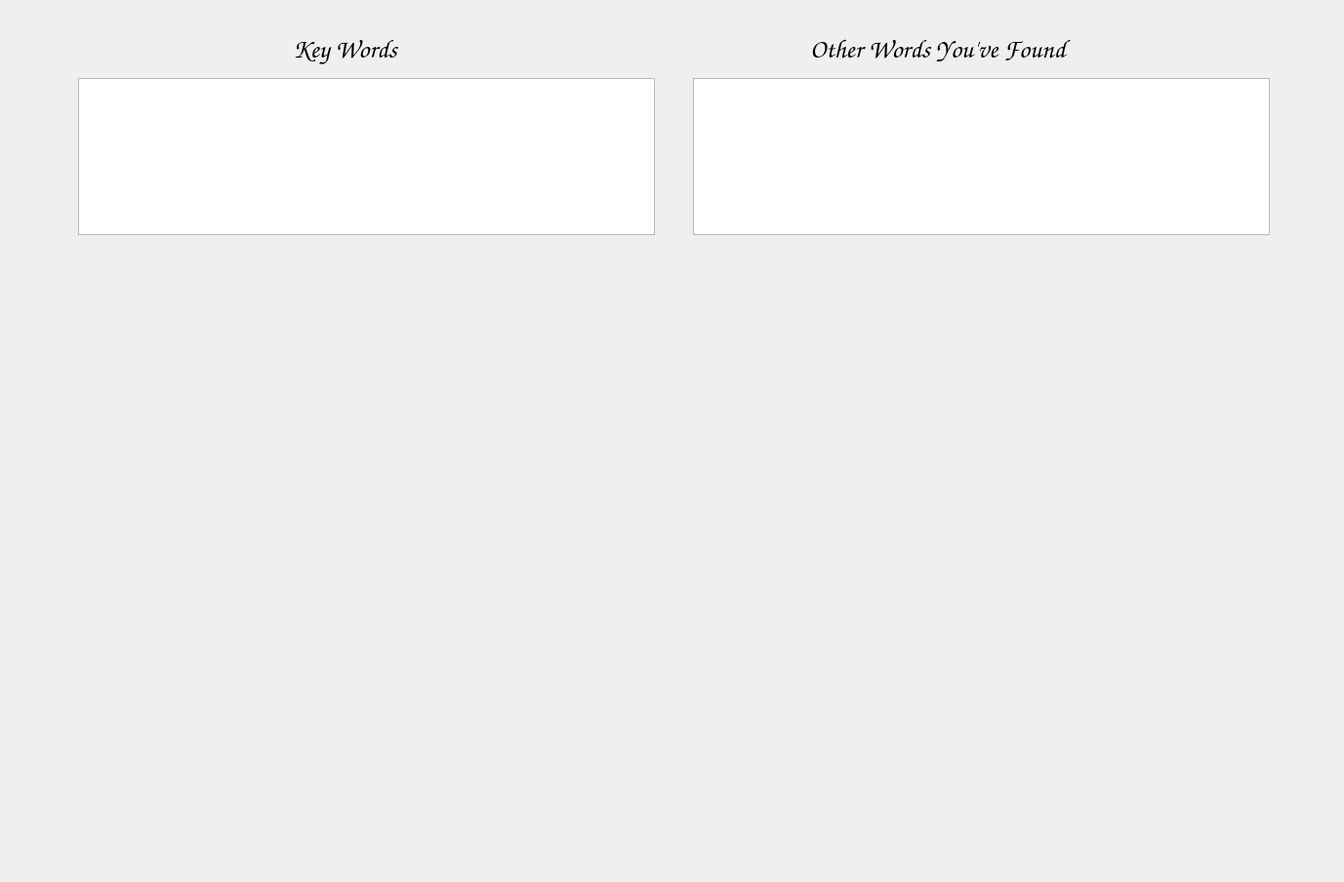
<?xml version="1.0" encoding="UTF-8"?>
<ui version="4.0">
 <class>Dialog</class>
 <widget class="QDialog" name="Dialog">
  <property name="geometry">
   <rect>
    <x>0</x>
    <y>0</y>
    <width>1377</width>
    <height>904</height>
   </rect>
  </property>
  <property name="windowTitle">
   <string>Dialog</string>
  </property>
  <widget class="QLabel" name="cho_1">
   <property name="geometry">
    <rect>
     <x>80</x>
     <y>280</y>
     <width>80</width>
     <height>80</height>
    </rect>
   </property>
   <property name="text">
    <string/>
   </property>
  </widget>
  <widget class="QLabel" name="jungr_1">
   <property name="geometry">
    <rect>
     <x>170</x>
     <y>280</y>
     <width>80</width>
     <height>80</height>
    </rect>
   </property>
   <property name="text">
    <string/>
   </property>
  </widget>
  <widget class="QLabel" name="jongtr_1">
   <property name="geometry">
    <rect>
     <x>170</x>
     <y>370</y>
     <width>80</width>
     <height>80</height>
    </rect>
   </property>
   <property name="text">
    <string/>
   </property>
  </widget>
  <widget class="QLabel" name="cho_2">
   <property name="geometry">
    <rect>
     <x>290</x>
     <y>280</y>
     <width>80</width>
     <height>80</height>
    </rect>
   </property>
   <property name="text">
    <string/>
   </property>
  </widget>
  <widget class="QLabel" name="jungr_2">
   <property name="geometry">
    <rect>
     <x>380</x>
     <y>280</y>
     <width>80</width>
     <height>80</height>
    </rect>
   </property>
   <property name="text">
    <string/>
   </property>
  </widget>
  <widget class="QLabel" name="jongtr_2">
   <property name="geometry">
    <rect>
     <x>380</x>
     <y>370</y>
     <width>80</width>
     <height>80</height>
    </rect>
   </property>
   <property name="text">
    <string/>
   </property>
  </widget>
  <widget class="QLabel" name="cho_3">
   <property name="geometry">
    <rect>
     <x>500</x>
     <y>280</y>
     <width>80</width>
     <height>80</height>
    </rect>
   </property>
   <property name="text">
    <string/>
   </property>
  </widget>
  <widget class="QLabel" name="jungr_3">
   <property name="geometry">
    <rect>
     <x>590</x>
     <y>280</y>
     <width>80</width>
     <height>80</height>
    </rect>
   </property>
   <property name="text">
    <string/>
   </property>
  </widget>
  <widget class="QLabel" name="jongtr_3">
   <property name="geometry">
    <rect>
     <x>590</x>
     <y>370</y>
     <width>80</width>
     <height>80</height>
    </rect>
   </property>
   <property name="text">
    <string/>
   </property>
  </widget>
  <widget class="QLabel" name="cho_4">
   <property name="geometry">
    <rect>
     <x>710</x>
     <y>280</y>
     <width>80</width>
     <height>80</height>
    </rect>
   </property>
   <property name="text">
    <string/>
   </property>
  </widget>
  <widget class="QLabel" name="jungr_4">
   <property name="geometry">
    <rect>
     <x>800</x>
     <y>280</y>
     <width>80</width>
     <height>80</height>
    </rect>
   </property>
   <property name="text">
    <string/>
   </property>
  </widget>
  <widget class="QLabel" name="jongtr_4">
   <property name="geometry">
    <rect>
     <x>800</x>
     <y>370</y>
     <width>80</width>
     <height>80</height>
    </rect>
   </property>
   <property name="text">
    <string/>
   </property>
  </widget>
  <widget class="QLabel" name="cho_5">
   <property name="geometry">
    <rect>
     <x>920</x>
     <y>280</y>
     <width>80</width>
     <height>80</height>
    </rect>
   </property>
   <property name="text">
    <string/>
   </property>
  </widget>
  <widget class="QLabel" name="jungr_5">
   <property name="geometry">
    <rect>
     <x>1010</x>
     <y>280</y>
     <width>80</width>
     <height>80</height>
    </rect>
   </property>
   <property name="text">
    <string/>
   </property>
  </widget>
  <widget class="QLabel" name="jongtr_5">
   <property name="geometry">
    <rect>
     <x>1010</x>
     <y>370</y>
     <width>80</width>
     <height>80</height>
    </rect>
   </property>
   <property name="text">
    <string/>
   </property>
  </widget>
  <widget class="QLabel" name="cho_6">
   <property name="geometry">
    <rect>
     <x>1130</x>
     <y>280</y>
     <width>80</width>
     <height>80</height>
    </rect>
   </property>
   <property name="text">
    <string/>
   </property>
  </widget>
  <widget class="QLabel" name="jungr_6">
   <property name="geometry">
    <rect>
     <x>1220</x>
     <y>280</y>
     <width>80</width>
     <height>80</height>
    </rect>
   </property>
   <property name="text">
    <string/>
   </property>
  </widget>
  <widget class="QLabel" name="jongtr_6">
   <property name="geometry">
    <rect>
     <x>1220</x>
     <y>370</y>
     <width>80</width>
     <height>80</height>
    </rect>
   </property>
   <property name="text">
    <string/>
   </property>
  </widget>
  <widget class="QLabel" name="jungb_1">
   <property name="geometry">
    <rect>
     <x>80</x>
     <y>370</y>
     <width>80</width>
     <height>80</height>
    </rect>
   </property>
   <property name="text">
    <string/>
   </property>
  </widget>
  <widget class="QLabel" name="jungb_2">
   <property name="geometry">
    <rect>
     <x>290</x>
     <y>370</y>
     <width>80</width>
     <height>80</height>
    </rect>
   </property>
   <property name="text">
    <string/>
   </property>
  </widget>
  <widget class="QLabel" name="jungb_3">
   <property name="geometry">
    <rect>
     <x>500</x>
     <y>370</y>
     <width>80</width>
     <height>80</height>
    </rect>
   </property>
   <property name="text">
    <string/>
   </property>
  </widget>
  <widget class="QLabel" name="jungb_4">
   <property name="geometry">
    <rect>
     <x>710</x>
     <y>370</y>
     <width>80</width>
     <height>80</height>
    </rect>
   </property>
   <property name="text">
    <string/>
   </property>
  </widget>
  <widget class="QLabel" name="jungb_5">
   <property name="geometry">
    <rect>
     <x>920</x>
     <y>370</y>
     <width>80</width>
     <height>80</height>
    </rect>
   </property>
   <property name="text">
    <string/>
   </property>
  </widget>
  <widget class="QLabel" name="jungb_6">
   <property name="geometry">
    <rect>
     <x>1130</x>
     <y>370</y>
     <width>80</width>
     <height>80</height>
    </rect>
   </property>
   <property name="text">
    <string/>
   </property>
  </widget>
  <widget class="QLabel" name="jongbl_1">
   <property name="geometry">
    <rect>
     <x>80</x>
     <y>460</y>
     <width>80</width>
     <height>80</height>
    </rect>
   </property>
   <property name="text">
    <string/>
   </property>
  </widget>
  <widget class="QLabel" name="jongbl_2">
   <property name="geometry">
    <rect>
     <x>290</x>
     <y>460</y>
     <width>80</width>
     <height>80</height>
    </rect>
   </property>
   <property name="text">
    <string/>
   </property>
  </widget>
  <widget class="QLabel" name="jongbl_3">
   <property name="geometry">
    <rect>
     <x>500</x>
     <y>460</y>
     <width>80</width>
     <height>80</height>
    </rect>
   </property>
   <property name="text">
    <string/>
   </property>
  </widget>
  <widget class="QLabel" name="jongbl_4">
   <property name="geometry">
    <rect>
     <x>710</x>
     <y>460</y>
     <width>80</width>
     <height>80</height>
    </rect>
   </property>
   <property name="text">
    <string/>
   </property>
  </widget>
  <widget class="QLabel" name="jongbl_5">
   <property name="geometry">
    <rect>
     <x>920</x>
     <y>460</y>
     <width>80</width>
     <height>80</height>
    </rect>
   </property>
   <property name="text">
    <string/>
   </property>
  </widget>
  <widget class="QLabel" name="jongbl_6">
   <property name="geometry">
    <rect>
     <x>1130</x>
     <y>460</y>
     <width>80</width>
     <height>80</height>
    </rect>
   </property>
   <property name="text">
    <string/>
   </property>
  </widget>
  <widget class="QLabel" name="jongbr_1">
   <property name="geometry">
    <rect>
     <x>170</x>
     <y>460</y>
     <width>80</width>
     <height>80</height>
    </rect>
   </property>
   <property name="text">
    <string/>
   </property>
  </widget>
  <widget class="QLabel" name="jongbr_2">
   <property name="geometry">
    <rect>
     <x>380</x>
     <y>460</y>
     <width>80</width>
     <height>80</height>
    </rect>
   </property>
   <property name="text">
    <string/>
   </property>
  </widget>
  <widget class="QLabel" name="jongbr_3">
   <property name="geometry">
    <rect>
     <x>590</x>
     <y>460</y>
     <width>80</width>
     <height>80</height>
    </rect>
   </property>
   <property name="text">
    <string/>
   </property>
  </widget>
  <widget class="QLabel" name="jongbr_4">
   <property name="geometry">
    <rect>
     <x>800</x>
     <y>460</y>
     <width>80</width>
     <height>80</height>
    </rect>
   </property>
   <property name="text">
    <string/>
   </property>
  </widget>
  <widget class="QLabel" name="jongbr_5">
   <property name="geometry">
    <rect>
     <x>1010</x>
     <y>460</y>
     <width>80</width>
     <height>80</height>
    </rect>
   </property>
   <property name="text">
    <string/>
   </property>
  </widget>
  <widget class="QLabel" name="jongbr_6">
   <property name="geometry">
    <rect>
     <x>1220</x>
     <y>460</y>
     <width>80</width>
     <height>80</height>
    </rect>
   </property>
   <property name="text">
    <string/>
   </property>
  </widget>
  <widget class="QLabel" name="jauem_1">
   <property name="geometry">
    <rect>
     <x>110</x>
     <y>600</y>
     <width>80</width>
     <height>80</height>
    </rect>
   </property>
   <property name="text">
    <string/>
   </property>
  </widget>
  <widget class="QLabel" name="jauem_2">
   <property name="geometry">
    <rect>
     <x>230</x>
     <y>600</y>
     <width>80</width>
     <height>80</height>
    </rect>
   </property>
   <property name="text">
    <string/>
   </property>
  </widget>
  <widget class="QLabel" name="jauem_3">
   <property name="geometry">
    <rect>
     <x>350</x>
     <y>600</y>
     <width>80</width>
     <height>80</height>
    </rect>
   </property>
   <property name="text">
    <string/>
   </property>
  </widget>
  <widget class="QLabel" name="jauem_4">
   <property name="geometry">
    <rect>
     <x>470</x>
     <y>600</y>
     <width>80</width>
     <height>80</height>
    </rect>
   </property>
   <property name="text">
    <string/>
   </property>
  </widget>
  <widget class="QLabel" name="jauem_5">
   <property name="geometry">
    <rect>
     <x>590</x>
     <y>600</y>
     <width>80</width>
     <height>80</height>
    </rect>
   </property>
   <property name="text">
    <string/>
   </property>
  </widget>
  <widget class="QLabel" name="jauem_6">
   <property name="geometry">
    <rect>
     <x>710</x>
     <y>600</y>
     <width>80</width>
     <height>80</height>
    </rect>
   </property>
   <property name="text">
    <string/>
   </property>
  </widget>
  <widget class="QLabel" name="jauem_7">
   <property name="geometry">
    <rect>
     <x>830</x>
     <y>600</y>
     <width>80</width>
     <height>80</height>
    </rect>
   </property>
   <property name="text">
    <string/>
   </property>
  </widget>
  <widget class="QLabel" name="jauem_8">
   <property name="geometry">
    <rect>
     <x>950</x>
     <y>600</y>
     <width>80</width>
     <height>80</height>
    </rect>
   </property>
   <property name="text">
    <string/>
   </property>
  </widget>
  <widget class="QLabel" name="jauem_9">
   <property name="geometry">
    <rect>
     <x>1070</x>
     <y>600</y>
     <width>80</width>
     <height>80</height>
    </rect>
   </property>
   <property name="text">
    <string/>
   </property>
  </widget>
  <widget class="QLabel" name="jauem_10">
   <property name="geometry">
    <rect>
     <x>1190</x>
     <y>600</y>
     <width>80</width>
     <height>80</height>
    </rect>
   </property>
   <property name="text">
    <string/>
   </property>
  </widget>
  <widget class="QLabel" name="mouem_1">
   <property name="geometry">
    <rect>
     <x>150</x>
     <y>740</y>
     <width>80</width>
     <height>80</height>
    </rect>
   </property>
   <property name="text">
    <string/>
   </property>
  </widget>
  <widget class="QLabel" name="mouem_2">
   <property name="geometry">
    <rect>
     <x>290</x>
     <y>740</y>
     <width>80</width>
     <height>80</height>
    </rect>
   </property>
   <property name="text">
    <string/>
   </property>
  </widget>
  <widget class="QLabel" name="mouem_3">
   <property name="geometry">
    <rect>
     <x>430</x>
     <y>740</y>
     <width>80</width>
     <height>80</height>
    </rect>
   </property>
   <property name="text">
    <string/>
   </property>
  </widget>
  <widget class="QLabel" name="mouem_4">
   <property name="geometry">
    <rect>
     <x>570</x>
     <y>740</y>
     <width>80</width>
     <height>80</height>
    </rect>
   </property>
   <property name="text">
    <string/>
   </property>
  </widget>
  <widget class="QLabel" name="mouem_5">
   <property name="geometry">
    <rect>
     <x>710</x>
     <y>740</y>
     <width>80</width>
     <height>80</height>
    </rect>
   </property>
   <property name="text">
    <string/>
   </property>
  </widget>
  <widget class="QLabel" name="mouem_6">
   <property name="geometry">
    <rect>
     <x>850</x>
     <y>740</y>
     <width>80</width>
     <height>80</height>
    </rect>
   </property>
   <property name="text">
    <string/>
   </property>
  </widget>
  <widget class="QLabel" name="mouem_7">
   <property name="geometry">
    <rect>
     <x>990</x>
     <y>740</y>
     <width>80</width>
     <height>80</height>
    </rect>
   </property>
   <property name="text">
    <string/>
   </property>
  </widget>
  <widget class="QLabel" name="mouem_8">
   <property name="geometry">
    <rect>
     <x>1130</x>
     <y>740</y>
     <width>80</width>
     <height>80</height>
    </rect>
   </property>
   <property name="text">
    <string/>
   </property>
  </widget>
  <widget class="QLabel" name="KEY_WORDS">
   <property name="geometry">
    <rect>
     <x>300</x>
     <y>20</y>
     <width>141</width>
     <height>61</height>
    </rect>
   </property>
   <property name="font">
    <font>
     <family>Comic Sans MS</family>
     <pointsize>20</pointsize>
    </font>
   </property>
   <property name="text">
    <string>Key Words</string>
   </property>
  </widget>
  <widget class="QLabel" name="OTHER_WORDS">
   <property name="geometry">
    <rect>
     <x>830</x>
     <y>20</y>
     <width>351</width>
     <height>61</height>
    </rect>
   </property>
   <property name="font">
    <font>
     <family>Comic Sans MS</family>
     <pointsize>20</pointsize>
    </font>
   </property>
   <property name="text">
    <string>Other Words You've Found</string>
   </property>
  </widget>
  <widget class="QTextBrowser" name="key_words">
   <property name="geometry">
    <rect>
     <x>80</x>
     <y>80</y>
     <width>591</width>
     <height>161</height>
    </rect>
   </property>
   <property name="font">
    <font>
     <family>나눔바른고딕</family>
     <pointsize>20</pointsize>
    </font>
   </property>
   <property name="html">
    <string>&lt;!DOCTYPE HTML PUBLIC &quot;-//W3C//DTD HTML 4.0//EN&quot; &quot;http://www.w3.org/TR/REC-html40/strict.dtd&quot;&gt;
&lt;html&gt;&lt;head&gt;&lt;meta name=&quot;qrichtext&quot; content=&quot;1&quot; /&gt;&lt;style type=&quot;text/css&quot;&gt;
p, li { white-space: pre-wrap; }
&lt;/style&gt;&lt;/head&gt;&lt;body style=&quot; font-family:'나눔바른고딕'; font-size:20pt; font-weight:400; font-style:normal;&quot;&gt;
&lt;p align=&quot;center&quot; style=&quot;-qt-paragraph-type:empty; margin-top:0px; margin-bottom:0px; margin-left:0px; margin-right:0px; -qt-block-indent:0; text-indent:0px;&quot;&gt;&lt;br /&gt;&lt;/p&gt;&lt;/body&gt;&lt;/html&gt;</string>
   </property>
  </widget>
  <widget class="QTextBrowser" name="other_words">
   <property name="geometry">
    <rect>
     <x>710</x>
     <y>80</y>
     <width>591</width>
     <height>161</height>
    </rect>
   </property>
   <property name="font">
    <font>
     <family>나눔바른고딕</family>
     <pointsize>20</pointsize>
    </font>
   </property>
   <property name="html">
    <string>&lt;!DOCTYPE HTML PUBLIC &quot;-//W3C//DTD HTML 4.0//EN&quot; &quot;http://www.w3.org/TR/REC-html40/strict.dtd&quot;&gt;
&lt;html&gt;&lt;head&gt;&lt;meta name=&quot;qrichtext&quot; content=&quot;1&quot; /&gt;&lt;style type=&quot;text/css&quot;&gt;
p, li { white-space: pre-wrap; }
&lt;/style&gt;&lt;/head&gt;&lt;body style=&quot; font-family:'나눔바른고딕'; font-size:20pt; font-weight:400; font-style:normal;&quot;&gt;
&lt;p align=&quot;center&quot; style=&quot;-qt-paragraph-type:empty; margin-top:0px; margin-bottom:0px; margin-left:0px; margin-right:0px; -qt-block-indent:0; text-indent:0px;&quot;&gt;&lt;br /&gt;&lt;/p&gt;&lt;/body&gt;&lt;/html&gt;</string>
   </property>
  </widget>
  <widget class="QLabel" name="ja_count_1">
   <property name="geometry">
    <rect>
     <x>190</x>
     <y>680</y>
     <width>21</width>
     <height>21</height>
    </rect>
   </property>
   <property name="font">
    <font>
     <family>Comic Sans MS</family>
    </font>
   </property>
   <property name="text">
    <string/>
   </property>
   <property name="alignment">
    <set>Qt::AlignCenter</set>
   </property>
  </widget>
  <widget class="QLabel" name="ja_count_2">
   <property name="geometry">
    <rect>
     <x>310</x>
     <y>680</y>
     <width>21</width>
     <height>21</height>
    </rect>
   </property>
   <property name="font">
    <font>
     <family>Comic Sans MS</family>
    </font>
   </property>
   <property name="text">
    <string/>
   </property>
   <property name="alignment">
    <set>Qt::AlignCenter</set>
   </property>
  </widget>
  <widget class="QLabel" name="ja_count_3">
   <property name="geometry">
    <rect>
     <x>430</x>
     <y>680</y>
     <width>21</width>
     <height>21</height>
    </rect>
   </property>
   <property name="font">
    <font>
     <family>Comic Sans MS</family>
    </font>
   </property>
   <property name="text">
    <string/>
   </property>
   <property name="alignment">
    <set>Qt::AlignCenter</set>
   </property>
  </widget>
  <widget class="QLabel" name="ja_count_4">
   <property name="geometry">
    <rect>
     <x>550</x>
     <y>680</y>
     <width>21</width>
     <height>21</height>
    </rect>
   </property>
   <property name="font">
    <font>
     <family>Comic Sans MS</family>
    </font>
   </property>
   <property name="text">
    <string/>
   </property>
   <property name="alignment">
    <set>Qt::AlignCenter</set>
   </property>
  </widget>
  <widget class="QLabel" name="ja_count_5">
   <property name="geometry">
    <rect>
     <x>670</x>
     <y>680</y>
     <width>21</width>
     <height>21</height>
    </rect>
   </property>
   <property name="font">
    <font>
     <family>Comic Sans MS</family>
    </font>
   </property>
   <property name="text">
    <string/>
   </property>
   <property name="alignment">
    <set>Qt::AlignCenter</set>
   </property>
  </widget>
  <widget class="QLabel" name="ja_count_6">
   <property name="geometry">
    <rect>
     <x>790</x>
     <y>680</y>
     <width>21</width>
     <height>21</height>
    </rect>
   </property>
   <property name="font">
    <font>
     <family>Comic Sans MS</family>
    </font>
   </property>
   <property name="text">
    <string/>
   </property>
   <property name="alignment">
    <set>Qt::AlignCenter</set>
   </property>
  </widget>
  <widget class="QLabel" name="ja_count_7">
   <property name="geometry">
    <rect>
     <x>910</x>
     <y>680</y>
     <width>21</width>
     <height>21</height>
    </rect>
   </property>
   <property name="font">
    <font>
     <family>Comic Sans MS</family>
    </font>
   </property>
   <property name="text">
    <string/>
   </property>
   <property name="alignment">
    <set>Qt::AlignCenter</set>
   </property>
  </widget>
  <widget class="QLabel" name="ja_count_8">
   <property name="geometry">
    <rect>
     <x>1030</x>
     <y>680</y>
     <width>21</width>
     <height>21</height>
    </rect>
   </property>
   <property name="font">
    <font>
     <family>Comic Sans MS</family>
    </font>
   </property>
   <property name="text">
    <string/>
   </property>
   <property name="alignment">
    <set>Qt::AlignCenter</set>
   </property>
  </widget>
  <widget class="QLabel" name="ja_count_9">
   <property name="geometry">
    <rect>
     <x>1150</x>
     <y>680</y>
     <width>21</width>
     <height>21</height>
    </rect>
   </property>
   <property name="font">
    <font>
     <family>Comic Sans MS</family>
    </font>
   </property>
   <property name="text">
    <string/>
   </property>
   <property name="alignment">
    <set>Qt::AlignCenter</set>
   </property>
  </widget>
  <widget class="QLabel" name="ja_count_10">
   <property name="geometry">
    <rect>
     <x>1270</x>
     <y>680</y>
     <width>21</width>
     <height>21</height>
    </rect>
   </property>
   <property name="font">
    <font>
     <family>Comic Sans MS</family>
    </font>
   </property>
   <property name="text">
    <string/>
   </property>
   <property name="alignment">
    <set>Qt::AlignCenter</set>
   </property>
  </widget>
  <widget class="QLabel" name="mo_count_1">
   <property name="geometry">
    <rect>
     <x>230</x>
     <y>820</y>
     <width>21</width>
     <height>21</height>
    </rect>
   </property>
   <property name="font">
    <font>
     <family>Comic Sans MS</family>
    </font>
   </property>
   <property name="text">
    <string/>
   </property>
   <property name="alignment">
    <set>Qt::AlignCenter</set>
   </property>
  </widget>
  <widget class="QLabel" name="mo_count_2">
   <property name="geometry">
    <rect>
     <x>370</x>
     <y>820</y>
     <width>21</width>
     <height>21</height>
    </rect>
   </property>
   <property name="font">
    <font>
     <family>Comic Sans MS</family>
    </font>
   </property>
   <property name="text">
    <string/>
   </property>
   <property name="alignment">
    <set>Qt::AlignCenter</set>
   </property>
  </widget>
  <widget class="QLabel" name="mo_count_3">
   <property name="geometry">
    <rect>
     <x>510</x>
     <y>820</y>
     <width>21</width>
     <height>21</height>
    </rect>
   </property>
   <property name="font">
    <font>
     <family>Comic Sans MS</family>
    </font>
   </property>
   <property name="text">
    <string/>
   </property>
   <property name="alignment">
    <set>Qt::AlignCenter</set>
   </property>
  </widget>
  <widget class="QLabel" name="mo_count_4">
   <property name="geometry">
    <rect>
     <x>650</x>
     <y>820</y>
     <width>21</width>
     <height>21</height>
    </rect>
   </property>
   <property name="font">
    <font>
     <family>Comic Sans MS</family>
    </font>
   </property>
   <property name="text">
    <string/>
   </property>
   <property name="alignment">
    <set>Qt::AlignCenter</set>
   </property>
  </widget>
  <widget class="QLabel" name="mo_count_5">
   <property name="geometry">
    <rect>
     <x>790</x>
     <y>820</y>
     <width>21</width>
     <height>21</height>
    </rect>
   </property>
   <property name="font">
    <font>
     <family>Comic Sans MS</family>
    </font>
   </property>
   <property name="text">
    <string/>
   </property>
   <property name="alignment">
    <set>Qt::AlignCenter</set>
   </property>
  </widget>
  <widget class="QLabel" name="mo_count_6">
   <property name="geometry">
    <rect>
     <x>930</x>
     <y>820</y>
     <width>21</width>
     <height>21</height>
    </rect>
   </property>
   <property name="font">
    <font>
     <family>Comic Sans MS</family>
    </font>
   </property>
   <property name="text">
    <string/>
   </property>
   <property name="alignment">
    <set>Qt::AlignCenter</set>
   </property>
  </widget>
  <widget class="QLabel" name="mo_count_7">
   <property name="geometry">
    <rect>
     <x>1070</x>
     <y>820</y>
     <width>21</width>
     <height>21</height>
    </rect>
   </property>
   <property name="font">
    <font>
     <family>Comic Sans MS</family>
    </font>
   </property>
   <property name="text">
    <string/>
   </property>
   <property name="alignment">
    <set>Qt::AlignCenter</set>
   </property>
  </widget>
  <widget class="QLabel" name="mo_count_8">
   <property name="geometry">
    <rect>
     <x>1210</x>
     <y>820</y>
     <width>21</width>
     <height>21</height>
    </rect>
   </property>
   <property name="font">
    <font>
     <family>Comic Sans MS</family>
    </font>
   </property>
   <property name="text">
    <string/>
   </property>
   <property name="alignment">
    <set>Qt::AlignCenter</set>
   </property>
  </widget>
 </widget>
 <resources/>
 <connections/>
</ui>
